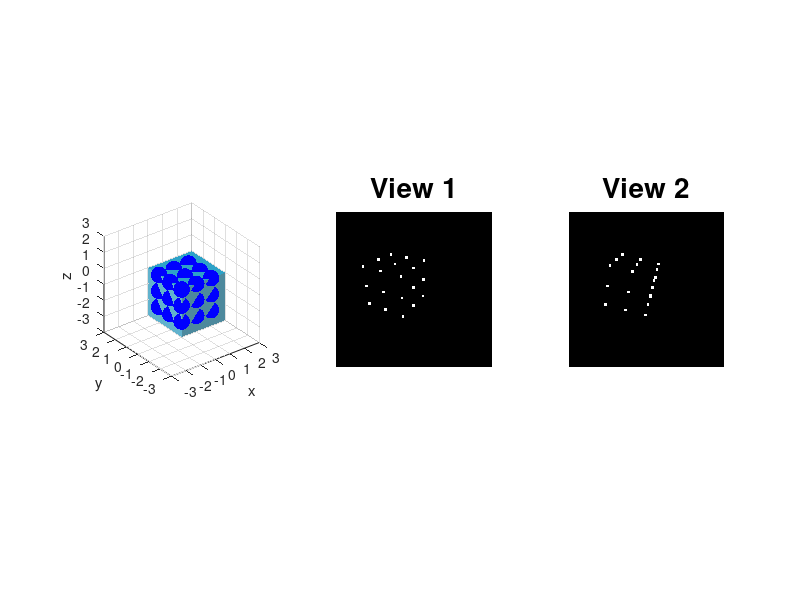
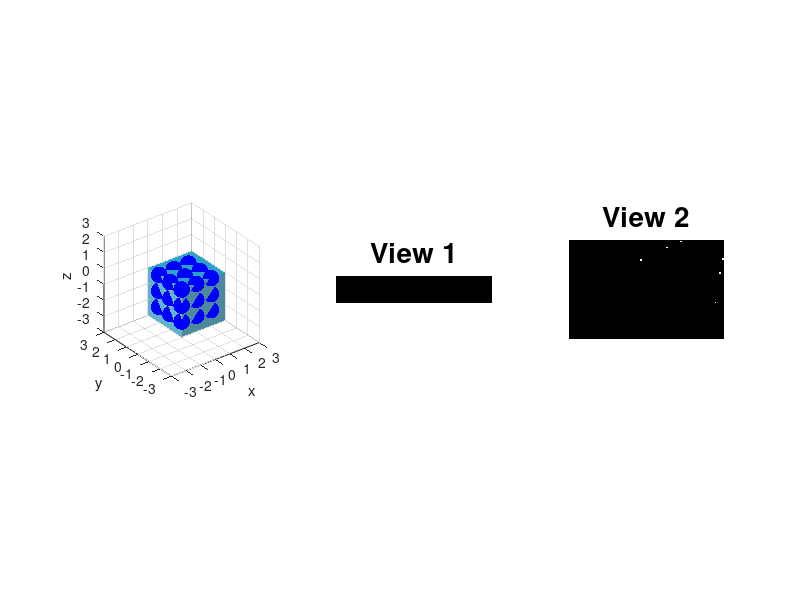

These charts were generated, in order, by the following MATLAB code:
clear all; close all; clc;
%% Definitions
%rng(1);
L = 300;
I1 = zeros(L,L);

f=L;
u0 = L/2;
v0 = L/2;

K = [f 0 u0;    
    0 f v0;
    0 0 1];

DEG_TO_RAD = pi/180;

%% World Coordinates
% we need to select 8 points since min 8 points is needed to estimate the
% essential matrix E
P_W=[0	2	0	1; %1
    0	1	0	1; %2
    0	0	0	1; %3
    0	2	-1	1; %4
    0	1	-1	1; %5
    0	0	-1	1; %6
    0	2	-2	1; %7
    0	1	-2	1; %8
    0	0	-2	1; %9
    1	0	0	1; %10
    2	0	0	1; %11
    1	0	-1	1; %12
    2	0	-1	1; %13
    1	0	-2	1; %14
    2	0	-2	1; %15
    1	1	0	1; %16
    2	1	0	1; %17
    1	2	0	1; %18
    2	2	0	1
    ];

P_W = P_W';
NPTS = size(P_W,2); %Number of points

%% Visualization
figure;
subplot(1,3,1)
wally = meshgrid(0:0.1:3); 
wallz = meshgrid(-3:0.1:0); 
wallx = 0*ones(size(wallz,1));
surf(wallx, wally, wallz','FaceColor',(1/255)*[97 178 205],'EdgeColor','none') 
hold on
wallx = meshgrid(0:0.1:3); 
wallz = meshgrid(-3:0.1:0); 
wally = 0*ones(size(wallz,1)); 
surf(wallx, wally, wallz','FaceColor',(1/255)*[77 137 157],'EdgeColor','none') 
wallx = meshgrid(0:0.1:3); 
wally = meshgrid(0:0.1:3); 
wallz = zeros(size(wally,1)); % Generate z data
surf(wallx, wally', wallz,'FaceColor',(1/255)*[45 162 200],'EdgeColor','none') 
plot3(P_W(1,:),P_W(2,:),P_W(3,:),'b.','MarkerSize',36);
axis equal;
grid on
axis vis3d;
axis([-3 3 -3 3 -3 3])
grid on
xlabel('x')
ylabel('y')
zlabel('z')

%% Camera Transformation for View 1
ax = 120 * DEG_TO_RAD;
ay = 0 *DEG_TO_RAD;
az = 60 * DEG_TO_RAD;

Rx = [1 0 0;
      0 cos(ax) -sin(ax);
      0 sin(ax) cos(ax)];
Ry = [cos(ay)  0  sin(ay);
           0   1     0;
      -sin(ay) 0  cos(ay)];
Rz = [cos(az) -sin(az) 0;
      sin(az) cos(az)  0;
      0          0     1];
  
Rc1 = Rx*Ry*Rz;
Tc1 = [0;0;5];
M = [Rc1 Tc1];

p1 = K*(M * P_W);
noise1 = 4*rand(3,NPTS)-2;
noise1(3,:)=1;
p1 = p1 + noise1;

u1(1,:) = p1(1,:) ./ p1(3,:);
u1(2,:) = p1(2,:) ./ p1(3,:);
u1(3,:) = p1(3,:) ./ p1(3,:);

for i=1:length(u1)
    x = round(u1(1,i)); y=round(u1(2,i));
    I1(y-2:y+2, x-2:x+2) = 255;
end

subplot(1,3,2), imshow(I1, []), title('View 1', 'FontSize',20);

%% Camera Transformation for View 2
ax = 0 * DEG_TO_RAD;
ay = -25 *DEG_TO_RAD;
az = 0 * DEG_TO_RAD;

Rx = [1 0 0;
      0 cos(ax) -sin(ax);
      0 sin(ax) cos(ax)];
Ry = [cos(ay)  0  sin(ay);
           0   1     0;
      -sin(ay) 0  cos(ay)];
Rz = [cos(az) -sin(az) 0;
      sin(az) cos(az)  0;
      0          0     1];

Rc2c1 = Rx*Ry*Rz;
TrueR = Rc2c1;
Tc2c1 = [3;0;1];
TrueT = Tc2c1;
Hc1 = [Rc1 Tc1; 0 0 0 1];
Hc2c1 = [Rc2c1 Tc2c1; 0 0 0 1];
Hc2 = Hc2c1*Hc1;

Rc2 = Hc2(1:3,1:3);
Tc2 = Hc2(1:3,4);

M = [Rc2 Tc2];

I2 = zeros(L,L);
p2 = K*(M*P_W);

noise2 = 4*rand(3,NPTS)-2;
noise2(3,:)=1;
p2 = p2 + noise2;

u2(1,:) = p2(1,:) ./ p2(3,:);
u2(2,:) = p2(2,:) ./ p2(3,:);
u2(3,:) = p2(3,:) ./ p2(3,:);

for i=1:length(u2)
    x = round(u2(1,i)); y=round(u2(2,i));
    I2(y-2:y+2, x-2:x+2) = 255;
end

subplot(1,3,3), imshow(I2, []), title('View 2', 'FontSize',20);

t = Tc2c1;
T_skew = [0 -t(3) t(2); t(3) 0 -t(1); -t(2) t(1) 0];
Etrue = T_skew*Rc2c1;

%% Displaying the information
disp('u1: Pixel coordinates in view 1')
u1info = ['Size of u1 is ' num2str(size(u1,1)) 'x' num2str(size(u1,2))];
disp(u1info)
disp('u2: Pixel coordinates in view 2')
u2info = ['Size of u2 is ' num2str(size(u2,1)) 'x' num2str(size(u2,2))];
disp(u2info)
disp('-------------')
%% Lab#8 Assignment starts here.
%% Transform pixel coordinates and construct X matrix using Equations 1 and 2

X = [];
p11 = []; p22 = [];
% The 8 points are chosen from the x-z plane
for ii = [3,9,10,11,12,13,14,15]
   pp1 = K\u1(:,ii);
   pp2 = K\u2(:,ii);
   
   % Create a matrix for the normalized image coordinates. Points from here
   % will be used to find the epipoles and epipolar lines and also verify
   % them.
   p11 = [p11; pp1']; p22 = [p22; pp2'];
   aa = [pp1(1)*pp2; pp1(2)*pp2; pp1(3)*pp2];
   X = [X; aa'];
end

%% Estimate E, cure it and check for Essential Matrix Characterization 

[U,S,V] = svd(X'*X);

E = V(:,end);

E = [E(1:3) E(4:6) E(7:9)];

[U_,S_,V_] = svd(E);

S_(1,1) = 1; S_(2,2) = 1; S_(3,3) = 0;

E_est = U_*S_*V_;

SO3_U_ = det(U_);
SO3_V_ = det(V_);

%% Find epipoles and epipolar lines

e1 = null(E_est);
e2 = null(E_est');

L1 = E_est'*p22(1,:)';
L2 = E_est*p11(1,:)';

%% Verify epipoles and epipolar lines

verify_epipole1 = L1'*e1;
verify_point1 = L1'*p11(1,:)';
verify_epipole2 = L2'*e2;
verify_point2 = L2'*p22(1,:)';

%% Recover the rotation and the translation

ar = pi/2; 
Rz1 = [0 -1 0;
       1  0 0;
       0  0 1];

Rz2 = [0  1 0;
       -1 0 0;
       0  0 1];
  
T1_1 = U_*Rz1*S_*U_';
R1 = U_*Rz1'*V_';

T2_2 = U_*Rz2*S_*U_';
R2 = U_*Rz2'*V_';

T1 = [T1_1(3,2); T1_1(1,3); T1_1(2,1)];
T2 = [T2_2(3,2); T2_2(1,3); T2_2(2,1)];

%% Compare your results with ground truth
disp('True E =')
disp(Etrue)
disp('Estimated E = ')
disp(E_est)
disp('-------------')
disp('-------------')

% R should be exactly similar, but one of them only since the other means
% the case when the camera is behind the view
disp('True R =')
disp(TrueR)
disp('Estimated R1 & R2 :')
disp('R1_est = ')
disp(R1)
disp('-------------')
disp('R2_est = ')
disp(R2)
disp('-------------')
disp('-------------')

% T should be scaled version of True T, since we cannot find a unique T and
% it is always up to scale
disp('True T =')
disp(TrueT)
disp('Estimated T1 & T2 :')
disp('T1_est = ')
disp(T1)
disp('-------------')
disp('T2_est = ')
disp(T2)
disp('-------------')

%% Post-lab Image Plots

I1_ = zeros(L,L);
I2_ = zeros(L,L);

figure;
subplot(1,3,1)
wally = meshgrid(0:0.1:3); 
wallz = meshgrid(-3:0.1:0); 
wallx = 0*ones(size(wallz,1));
surf(wallx, wally, wallz','FaceColor',(1/255)*[97 178 205],'EdgeColor','none') 
hold on
wallx = meshgrid(0:0.1:3); 
wallz = meshgrid(-3:0.1:0); 
wally = 0*ones(size(wallz,1)); 
surf(wallx, wally, wallz','FaceColor',(1/255)*[77 137 157],'EdgeColor','none') 
wallx = meshgrid(0:0.1:3); 
wally = meshgrid(0:0.1:3); 
wallz = zeros(size(wally,1)); % Generate z data
surf(wallx, wally', wallz,'FaceColor',(1/255)*[45 162 200],'EdgeColor','none') 
plot3(P_W(1,:),P_W(2,:),P_W(3,:),'b.','MarkerSize',36);
axis equal;
grid on
axis vis3d;
axis([-3 3 -3 3 -3 3])
grid on
xlabel('x')
ylabel('y')
zlabel('z')

M1_ = [R1 T1];

I1_ = zeros(L,L);
p1_ = K*(M1_*P_W);

noise1 = 4*rand(3,NPTS)-2;
noise1(3,:)=1;
p1_ = p1_ + noise1;

u1_(1,:) = p1_(1,:) ./ p1_(3,:);
u1_(2,:) = p1_(2,:) ./ p1_(3,:);
u1_(3,:) = p1_(3,:) ./ p1_(3,:);

for i_1 =1:length(u1_)
    x1_ = round(u1_(1,i_1)); y1_=round(u1_(2,i_1));
    if x1_ > 2 && y1_ > 2
    I1_(y1_-2:y1_+2, x1_-2:x1_+2) = 255;
    end
end

subplot(1,3,2), imshow(I1_, []), title('View 1', 'FontSize',20);

M2_ = [R2 T2];

I2_ = zeros(L,L);
p2_ = K*(M2_*P_W);

noise2 = 4*rand(3,NPTS)-2;
noise2(3,:)=1;
p2_ = p2_ + noise2;

u2_(1,:) = p2_(1,:) ./ p2_(3,:);
u2_(2,:) = p2_(2,:) ./ p2_(3,:);
u2_(3,:) = p2_(3,:) ./ p2_(3,:);

for i_=1:length(u2_)
    x_ = (round(u2_(1,i_))); y_= (round(u2_(2,i_)));
    if x_ > 2 && y_ > 2
    I2_(y_-2:y_+2, x_-2:x_+2) = 255;
    end
end

subplot(1,3,3), imshow(I2_, []), title('View 2', 'FontSize',20);